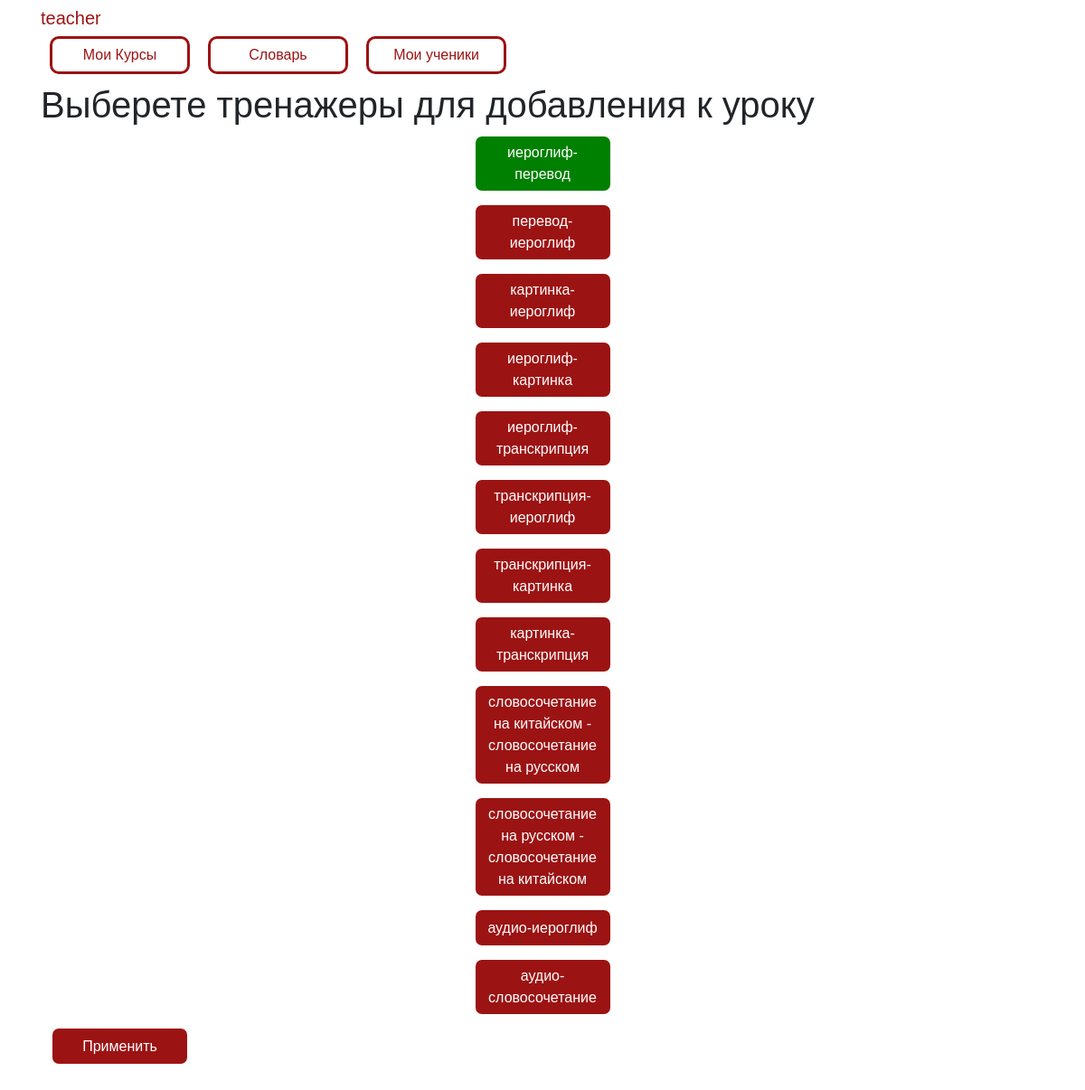
Screenshot of /add_trainers_to_lesson/1 (signed in) with the database file from the repository.
### data/users.py (models this page shows, shortened)
class User(SqlAlchemyBase, UserMixin, SerializerMixin):
    __tablename__ = 'users'
    id = sqlalchemy.Column(sqlalchemy.Integer,
                           primary_key=True, autoincrement=True)
    name = sqlalchemy.Column(sqlalchemy.String, nullable=True)
    last_name = sqlalchemy.Column(sqlalchemy.String, nullable=True)
    patronymic = sqlalchemy.Column(sqlalchemy.String, nullable=True)
    email = sqlalchemy.Column(sqlalchemy.String,
                              index=True, unique=True, nullable=True)
    about = sqlalchemy.Column(sqlalchemy.String, nullable=True)
    hashed_password = sqlalchemy.Column(sqlalchemy.String, nullable=True)
    teacher = sqlalchemy.Column(sqlalchemy.Boolean, nullable=True)
    creator = sqlalchemy.Column(sqlalchemy.Integer, nullable=True)
    confirmed = sqlalchemy.Column(sqlalchemy.Boolean, nullable=True)
    courses = orm.relation("Courses",
                           secondary="users_to_course",
                           backref="users")
    words = orm.relation("Words", back_populates='user')
    hash_token = sqlalchemy.Column(sqlalchemy.Integer, nullable=True, unique=True)

### data/trainers.py (models this page shows)
class Trainers(SqlAlchemyBase, SerializerMixin):
    __tablename__ = 'trainers'
    id = sqlalchemy.Column(sqlalchemy.Integer,
                           primary_key=True, autoincrement=True)
    name = sqlalchemy.Column(sqlalchemy.String, nullable=True)
    check_side = sqlalchemy.Column(sqlalchemy.Integer, nullable=True)
    ans_side = sqlalchemy.Column(sqlalchemy.Integer, nullable=True)

### main.py (the view, shortened to what this page needs)
@app.route('/add_trainers_to_lesson/<int:lesson_id>', methods=['GET', 'POST'])
@login_required
def add_trainers_to_lesson(lesson_id):
    form = AddTrainersToLessonForm()
    db_sess = db_session.create_session()
    lesson = db_sess.query(Lessons).get(lesson_id)
    current_course = 0
    for c in db_sess.query(User).get(current_user.id).courses:
        if lesson in c.lessons:
            current_course = c
    all_trainers = db_sess.query(Trainers).all()
    lesson_trainers = lesson.trainers
    unused_trainers = sorted(list(set(all_trainers).difference(set(lesson.trainers))),
                             key=lambda x: x.id)
    return render_template('add_trainers_to_lesson.html', trainers=all_trainers, form=form,
                           len_trainers=len(all_trainers),
                           lesson_trainers=lesson_trainers, unused_trainers=unused_trainers)

### forms/lesson.py
class AddTrainersToLessonForm(FlaskForm):
    submit = SubmitField('Применить')

### data/db_session.py (called while the page is built)
def create_session() -> Session:
    global __factory
    return __factory()

### main.py (called while the page is built)
@login_manager.user_loader
def load_user(user_id):
    db_sess = db_session.create_session()
    return db_sess.query(User).get(user_id)

### templates/add_trainers_to_lesson.html (shortened to what this page needs)
{% extends "base.html" %}
{% block content %}
<h1>Выберете тренажеры для добавления к уроку</h1>
<form action="" method="post" name="checks">
    <div style="display: flex;
                flex-wrap: wrap;
                flex-direction: column;
                align-content: center;">
        {% for i in range(len_trainers) %}
        {% if trainers[i] in lesson_trainers %}
        <button id="train {{ i }}" style="background-color: green;"
                name="lesson_trainer" type="button" class="btn btn-primary"
                value="{{ trainers[i].id }}">
            {{ trainers[i].name }}
        </button>
        {% else %}
        <button id="train {{ i }}" name="not_lesson_trainer" type="button" class="btn btn-primary"
                value="{{ trainers[i].id }}">{{ trainers[i].name }}
        </button>
        {% endif %}
        {% endfor %}
    </div>
    <p>{{ form.submit(type="submit", class="btn btn-primary") }}</p>
</form>
{% endblock %}

### templates/base.html (shortened to what this page needs)
<!doctype html>
<html lang="en">
<head>
    <link rel="stylesheet"
          href="https://stackpath.bootstrapcdn.com/bootstrap/4.4.1/css/bootstrap.min.css"
>
    <link href="{{ url_for('static', filename='/style.css') }}" rel="stylesheet" />
</head>
<body>
<header class="header">
    <div class="container">
        <div class="header_inner">
            <nav>
                {% if current_user.is_authenticated %}
                <a class="navbar-brand" href="/profile/{{ current_user.id }}">
                    {{ current_user.name}}</a>
                {% endif %}
                {% if current_user.is_authenticated %}
                <div class="nav" id="up buttons">
                    <a id="nav button 1" class="btn btn-white" href="/courses">Мои Курсы</a>
                    <a id="nav button 2" class="btn btn-white" href="/dictionary">Словарь</a>
                    {% if current_user.teacher %}
                    <a id="nav button 3" class="btn btn-white" href="/pupils">Мои ученики</a>
                    {% endif %}
                </div>
                {% endif %}
            </nav>
        </div>
    </div>
</header>
<main role="main" class="container">
    {% block content %}{% endblock %}
</main>
</body>
</html>

### static/style.css (style rules this page uses)
body { font-family: 'Montserrat', sans-serif; font-size: 15px; color: #33; }
.header { width: 100%; top: 0; left: 0; right: 0; z-index: 1000; }
.navbar-brand { color: #9c1313; position: relative; }
.btn { margin: 0 10px; margin-bottom: 10px; width: 155px; }
.btn-primary { min-width: 45px; min-height: 45px; display: inline-block; vertical-align: top; color: white; overflow: hidden; text-overflow: ellipsis; background-color: #9c1313; border: solid 3px white; border-radius: 10px; }
.btn-white { display: inline-block; vertical-align: top; color: #9c1313; overflow: hidden; text-overflow: ellipsis; background-color: white; border: solid 3px #9c1313; border-radius: 10px; }

### rows the page displays
User: name "teacher"
Trainers: name "иероглиф-перевод"
Trainers: name "перевод-иероглиф"
Trainers: name "картинка-иероглиф"
Trainers: name "иероглиф-картинка"
Trainers: name "иероглиф-транскрипция"
Trainers: name "транскрипция-иероглиф"
Trainers: name "транскрипция-картинка"
Trainers: name "картинка-транскрипция"
Trainers: name "словосочетание на китайском - словосочетание на русском"
Trainers: name "словосочетание на русском - словосочетание на китайском"
Trainers: name "аудио-иероглиф"
Trainers: name "аудио-словосочетание"
